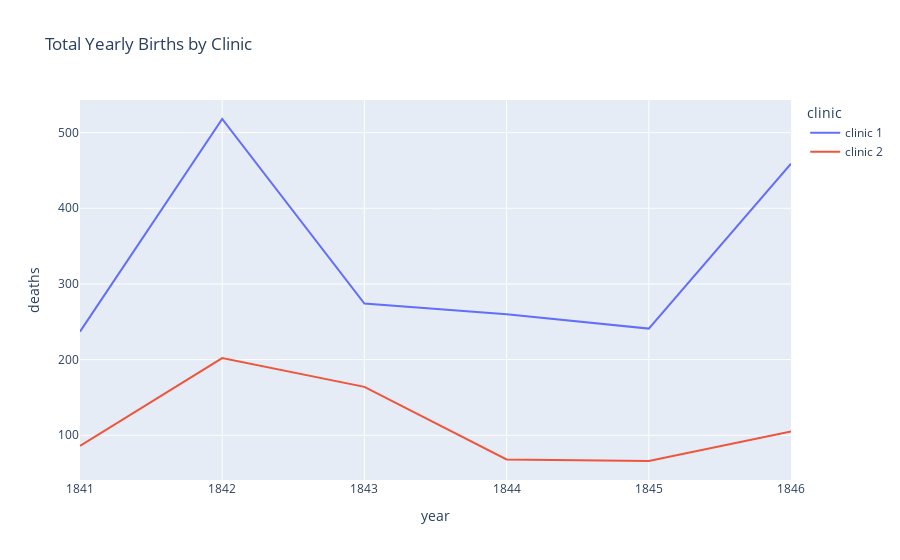

Notebook code cell kept with this figure:
### Code cell
# construct annual data by category
annual_data_clinic2 = px.line(
    data_frame=df_yearly,
    x='year',
    y='deaths',
    color='clinic',
    title='Total Yearly Births by Clinic'
)

annual_data_clinic2.show()

### Figure 1 — Plotly figure (JSON) as saved in the notebook; plotly's stock layout.template omitted (floating-point values rounded to 4 significant figures)
{"data": [{"hovertemplate": "clinic=clinic 1<br>year=%{x}<br>deaths=%{y}<extra></extra>", "legendgroup": "clinic 1", "line": {"color": "#636efa", "dash": "solid"}, "marker": {"symbol": "circle"}, "mode": "lines", "name": "clinic 1", "orientation": "v", "showlegend": true, "type": "scatter", "x": [1841, 1842, 1843, 1844, 1845, 1846], "xaxis": "x", "y": [237, 518, 274, 260, 241, 459], "yaxis": "y"}, {"hovertemplate": "clinic=clinic 2<br>year=%{x}<br>deaths=%{y}<extra></extra>", "legendgroup": "clinic 2", "line": {"color": "#EF553B", "dash": "solid"}, "marker": {"symbol": "circle"}, "mode": "lines", "name": "clinic 2", "orientation": "v", "showlegend": true, "type": "scatter", "x": [1841, 1842, 1843, 1844, 1845, 1846], "xaxis": "x", "y": [86, 202, 164, 68, 66, 105], "yaxis": "y"}], "layout": {"legend": {"title": {"text": "clinic"}, "tracegroupgap": 0}, "title": {"text": "Total Yearly Births by Clinic"}, "xaxis": {"anchor": "y", "domain": [0, 1], "title": {"text": "year"}}, "yaxis": {"anchor": "x", "domain": [0, 1], "title": {"text": "deaths"}}}}
